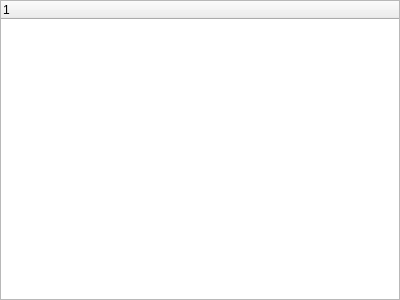
<?xml version="1.0" encoding="UTF-8"?>
<ui version="4.0">
 <class>JsonEditorWidget</class>
 <widget class="QWidget" name="JsonEditorWidget">
  <property name="geometry">
   <rect>
    <x>0</x>
    <y>0</y>
    <width>400</width>
    <height>300</height>
   </rect>
  </property>
  <property name="windowTitle">
   <string>Form</string>
  </property>
  <layout class="QVBoxLayout" name="verticalLayout">
   <property name="spacing">
    <number>0</number>
   </property>
   <property name="leftMargin">
    <number>0</number>
   </property>
   <property name="topMargin">
    <number>0</number>
   </property>
   <property name="rightMargin">
    <number>0</number>
   </property>
   <property name="bottomMargin">
    <number>0</number>
   </property>
   <item>
    <widget class="QTreeWidget" name="treeWidget">
     <column>
      <property name="text">
       <string notr="true">1</string>
      </property>
     </column>
    </widget>
   </item>
  </layout>
 </widget>
 <resources/>
 <connections/>
</ui>
